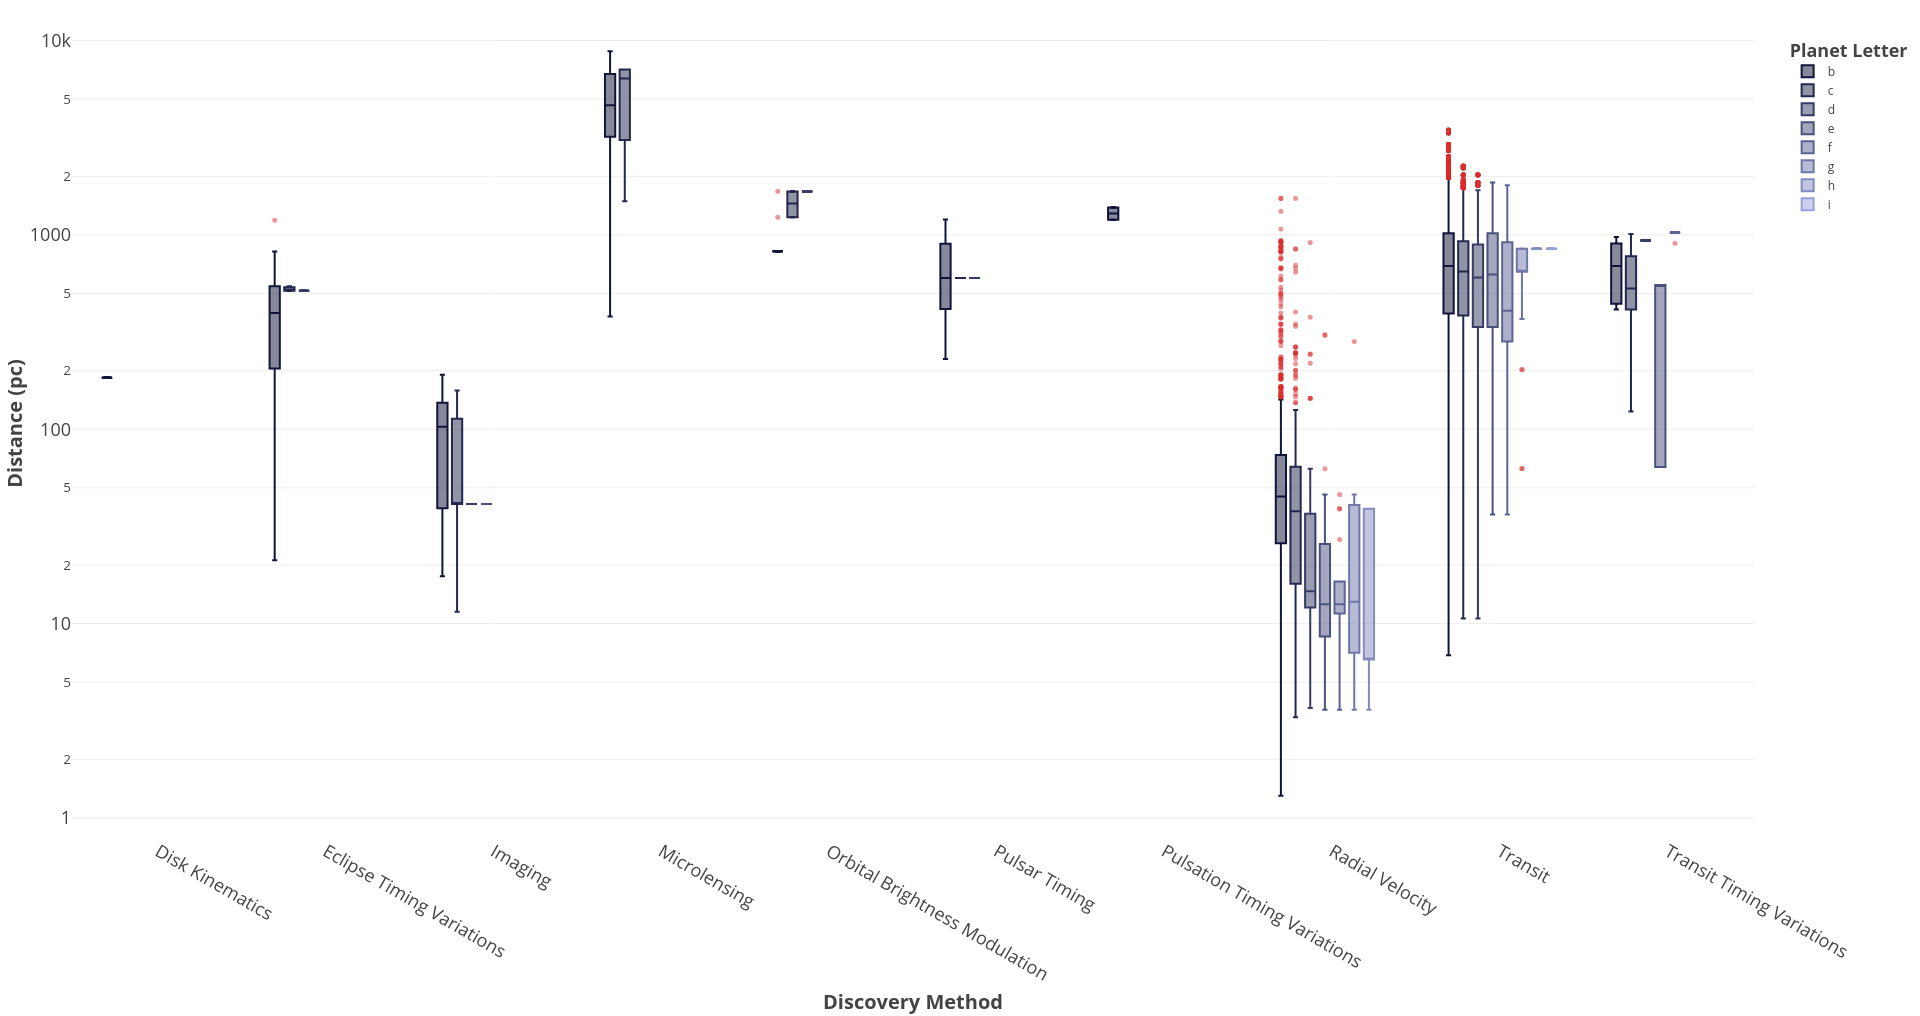

Write the R code that produced this figure.

# Paths:
path_data = "data/"
path_lib = "renv/library/R-4.1/x86_64-pc-linux-gnu/"

# Packages:
require(dplyr, lib = path_lib)
require(readr, lib = path_lib)
require(RColorBrewer, lib = path_lib)
require(plotly, lib = path_lib)

# Dataset:
df = readr::read_csv(paste0(path_data, "nasa_exoplanets.csv")) %>%
         as.data.frame()
attr(df, "spec") = NULL
df_varnames = readr::read_csv(paste0(path_data, "nasa_exoplanets_var_names.csv")) %>%
                  as.data.frame()
attr(df_varnames, "spec") = NULL

# Variables:
cat_var1 = "discoverymethod"
cat_var_name1 = (df_varnames %>%
                    dplyr::filter(var == cat_var1))$var_name
cat_var2 = "pl_letter"
cat_var_name2 = (df_varnames %>%
                    dplyr::filter(var == cat_var2))$var_name
num_var = "sy_dist"
num_var_name = (df_varnames %>%
                    dplyr::filter(var == num_var))$var_name

# Adapt the data:
df_plot = df %>%
              dplyr::select(cat_var1,
                            cat_var2,
                            num_var)

# Deal with NA:
df_plot[which(is.na(df_plot[, cat_var1])), cat_var1] = "NA"
df_plot[which(is.na(df_plot[, cat_var2])), cat_var2] = "NA"

# Levels order:
sorted_levels = sort(unique(df_plot[, cat_var1]))
df_plot[, cat_var1] = factor(x = df_plot[, cat_var1],
                            levels = sorted_levels)

# Plot:
my_palette = colorRampPalette(c("#111539", "#97A1D9"))
outlier_color = "#DA2E2E"
median_color = "#23C16A"
n_levels = length(unique(df_plot[, cat_var2]))

p = plot_ly(
    data = df_plot,
    type = "box",
    y = ~eval(parse(text = num_var)),
    x = ~eval(parse(text = cat_var1)),
    color = ~eval(parse(text = cat_var2)),
    colors = my_palette(n_levels),
    marker = list(
        color = outlier_color,
        opacity = 0.7,
        size = 5
    ),
    alpha = 0.5
) %>%
    layout(
        xaxis = list(
            title = paste0("<b>", cat_var_name1, "</b>"),
            titlefont = list(size = 20),
            tickfont = list(size = 18),
            categoryorder = "array"
        ),
        yaxis = list(
            title = paste0("<b>", num_var_name, "</b>"),
            titlefont = list(size = 20),
            tickfont = list(size = 18),
            type = "log"
        ),
        margin = list(
            l = 10,
            r = 10,
            t = 10,
            b = 10
        ),
        legend = list(
            title = list(
                text = paste0("<br><b>", cat_var_name2, "</b>"),
                font = list(size = 18)
            )
        ),
        hoverlabel = list(font = list(size = 16)),
        showlegend = TRUE,
        boxmode = "group"
    )

p
